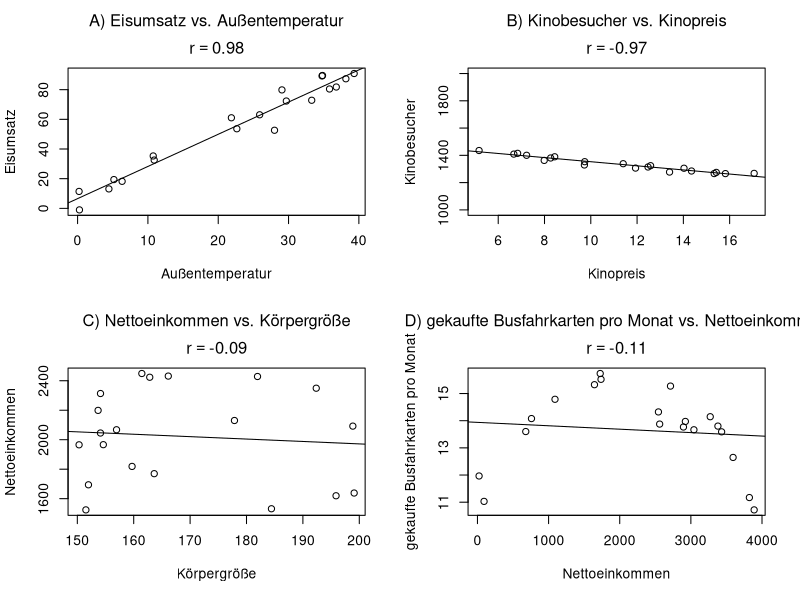

This figure's R source:
## ---- chunk 1
set.seed(20140605)
n <- 20

x <- list()
y <- list()
titel_x <- titel_y <- list()

e <- function(n=20, sd=.1) rnorm(n=n, sd=sd)

titel_x[[1]] <- "Außentemperatur"
titel_y[[1]] <- "Eisumsatz"
x[[1]] <- runif(n, 0, 40)
y[[1]] <- 2*(x[[1]] + 5 ) + e(sd=6)

titel_x[[2]] <- "Kinopreis"
titel_y[[2]] <- "Kinobesucher"
x[[2]] <- runif(n, 5, 20)
y[[2]] <- -15*x[[2]] + 1500 +e(sd=15)

titel_x[[3]] <- "Körpergröße"
titel_y[[3]] <- "Nettoeinkommen"
x[[3]] <- runif(n, 150, 200)
y[[3]] <- 2000 + runif(n, -500,500)

titel_x[[4]] <- "Nettoeinkommen"
titel_y[[4]] <- "gekaufte Busfahrkarten pro Monat"
x[[4]] <- runif(n, 0, 4000)
y[[4]] <- -1/1e6*(x[[4]]-2000)^2 + 15 +e(sd=.5)

ylims <- list(NULL, c(1000,2000), NULL, NULL)

op <- par(mfrow=c(2,2))
for(i in seq(y)){
    this_y <- y[[i]]
    titel <- paste0(titel_y[[i]], " vs. ", titel_x[[i]])
    plot(x[[i]], this_y,
         ylab=titel_y[[i]],
         xlab=titel_x[[i]],
         ylim=ylims[[i]],
         main=bquote( atop(.(LETTERS[i]) * plain(")") ~ .(titel), r==.(round(cor(x[[i]],this_y),digits=2))) )
         )
    abline(lm(this_y~x[[i]]))
}
par(op)
